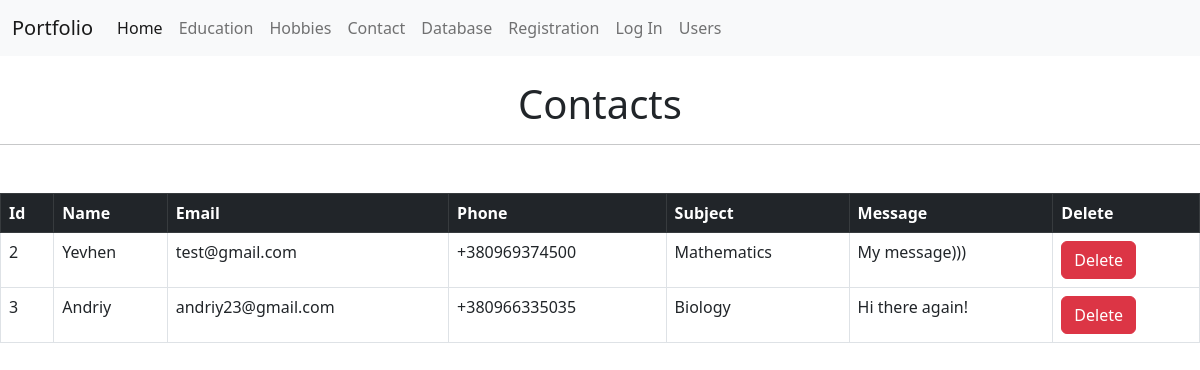
The page /database on the database its author committed.
### app/form_cabinet/models.py (models this page shows, shortened)
class Contact(db.Model) :
    __tablename__ = "contacts"
    id = db.Column(db.Integer, primary_key=True)
    name = db.Column(db.String(15), unique=False, nullable=True)
    email = db.Column(db.String(40), unique=False, nullable=True)
    phone = db.Column(db.String(15), unique=False, nullable=True)
    subject = db.Column(db.String(15), unique=False, nullable=True)
    message = db.Column(db.Text, unique=False, nullable=True)

### app/form_cabinet/views.py (the view)
@cabinet_bp.route('/database')
def database() :
    contacts = Contact.query.all()
    return render_template('database.html', contacts=contacts)

### app/form_cabinet/templates/form_cabinet/database.html (shortened to what this page needs)
{% extends 'layout.html' %}
{% block name %}
<br><h1 class="text-center">Contacts</h1>
{% endblock %}
{% block body %}
<table class="table table-hover table-bordered">
    <thead class="table-dark">
      <tr>
       <th scope="col">Id</th>
       <th scope="col">Name</th>
       <th scope="col">Email</th>
       <th scope="col">Phone</th>
       <th scope="col">Subject</th>
       <th scope="col">Message</th>
       <th scope="col">Delete</th>
      </tr>
    </thead>
    {% for data in contacts %}
    <tbody>
      <tr>
       <td>{{data.id}}</td>
       <td>{{data.name}}</td>
       <td>{{data.email}}</td>
       <td>{{data.phone}}</td>
       <td>{{data.subject}}</td>
       <td>{{data.message}}</td>
       <td><a href="{{ url_for('cabinet.delete_by_id', id=data.id) }}" type="button" class="btn btn-danger">Delete</a></td>
       </tr>
    </tbody>
    {% endfor%}
 </table>
{% endblock %}

### rows shown on the page
Contact: id "2", name "Yevhen", email "test@gmail.com", phone "+380969374500", subject "Mathematics", message "My message)))"
Contact: id "3", name "Andriy", email "andriy23@gmail.com", phone "+380966335035", subject "Biology", message "Hi there again!"
